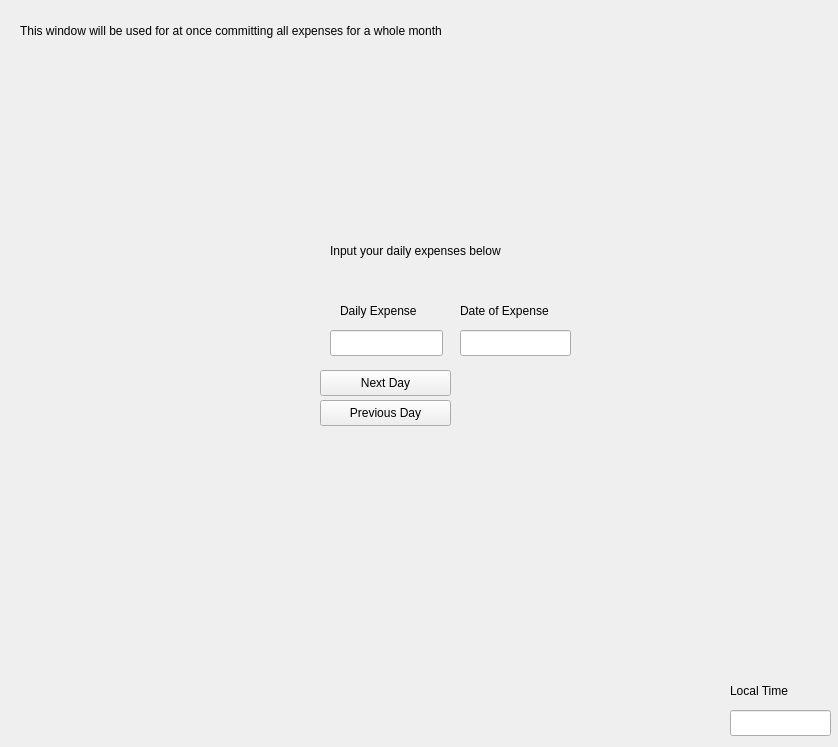
<?xml version="1.0" encoding="UTF-8"?>
<ui version="4.0">
 <class>ExpenseWindow</class>
 <widget class="QWidget" name="ExpenseWindow">
  <property name="geometry">
   <rect>
    <x>0</x>
    <y>0</y>
    <width>838</width>
    <height>747</height>
   </rect>
  </property>
  <property name="windowTitle">
   <string>Form</string>
  </property>
  <widget class="QLabel" name="label_5">
   <property name="geometry">
    <rect>
     <x>460</x>
     <y>290</y>
     <width>111</width>
     <height>41</height>
    </rect>
   </property>
   <property name="text">
    <string>Date of Expense</string>
   </property>
  </widget>
  <widget class="QPushButton" name="nextDay">
   <property name="geometry">
    <rect>
     <x>320</x>
     <y>370</y>
     <width>131</width>
     <height>26</height>
    </rect>
   </property>
   <property name="text">
    <string>Next Day</string>
   </property>
  </widget>
  <widget class="QLineEdit" name="currentMonth">
   <property name="geometry">
    <rect>
     <x>730</x>
     <y>710</y>
     <width>101</width>
     <height>26</height>
    </rect>
   </property>
   <property name="readOnly">
    <bool>true</bool>
   </property>
  </widget>
  <widget class="QPushButton" name="previousDay">
   <property name="geometry">
    <rect>
     <x>320</x>
     <y>400</y>
     <width>131</width>
     <height>26</height>
    </rect>
   </property>
   <property name="text">
    <string>Previous Day</string>
   </property>
  </widget>
  <widget class="QLabel" name="label_8">
   <property name="geometry">
    <rect>
     <x>730</x>
     <y>670</y>
     <width>101</width>
     <height>41</height>
    </rect>
   </property>
   <property name="text">
    <string>Local Time</string>
   </property>
  </widget>
  <widget class="QLineEdit" name="dailyExpenses">
   <property name="geometry">
    <rect>
     <x>330</x>
     <y>330</y>
     <width>113</width>
     <height>26</height>
    </rect>
   </property>
  </widget>
  <widget class="QLabel" name="label_3">
   <property name="geometry">
    <rect>
     <x>20</x>
     <y>10</y>
     <width>741</width>
     <height>41</height>
    </rect>
   </property>
   <property name="text">
    <string>This window will be used for at once committing all expenses for a whole month</string>
   </property>
  </widget>
  <widget class="QLabel" name="label_7">
   <property name="geometry">
    <rect>
     <x>330</x>
     <y>230</y>
     <width>231</width>
     <height>41</height>
    </rect>
   </property>
   <property name="text">
    <string>Input your daily expenses below</string>
   </property>
  </widget>
  <widget class="QLineEdit" name="startOfCurrentMonth">
   <property name="geometry">
    <rect>
     <x>460</x>
     <y>330</y>
     <width>111</width>
     <height>26</height>
    </rect>
   </property>
   <property name="readOnly">
    <bool>true</bool>
   </property>
  </widget>
  <widget class="QLabel" name="label_4">
   <property name="geometry">
    <rect>
     <x>340</x>
     <y>290</y>
     <width>101</width>
     <height>41</height>
    </rect>
   </property>
   <property name="text">
    <string>Daily Expense</string>
   </property>
  </widget>
 </widget>
 <resources/>
 <connections/>
</ui>
